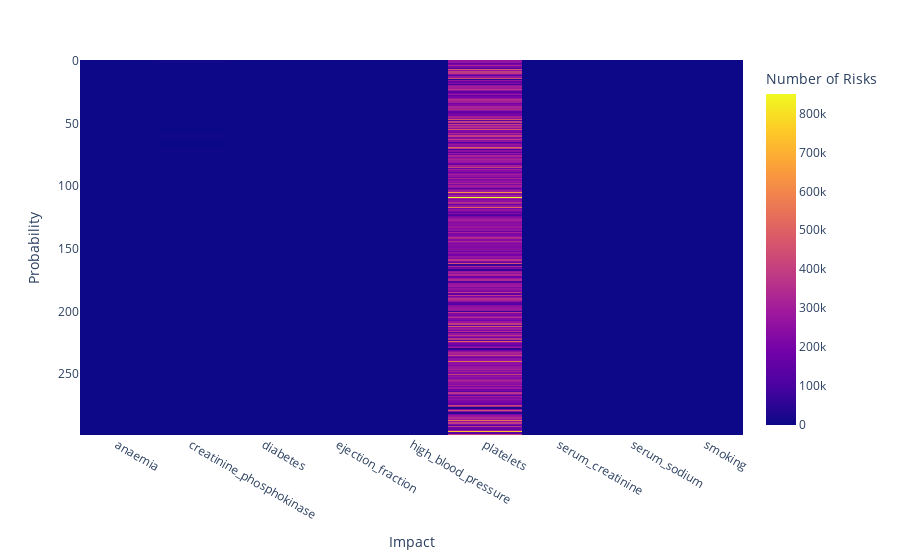

Here is the notebook cell this chart was saved with:
### Code cell
fig = px.imshow(list(df_dis.values),
                labels=dict(x="Impact", y="Probability", color="Number of Risks"),
                x = list(df_dis.columns),
                #y=list(df_dis.columns)
               )
fig.update_xaxes(side="bottom")

fig.show()

### Figure 1 — Plotly figure (JSON) as saved in the notebook; plotly's stock layout.template omitted (floating-point values rounded to 4 significant figures; data arrays with more than 128 entries replaced by an {"elided": "..."} marker saying what was removed)
{"data": [{"coloraxis": "coloraxis", "hovertemplate": "Impact: %{x}<br>Probability: %{y}<br>Number of Risks: %{z}<extra></extra>", "name": "0", "type": "heatmap", "x": ["anaemia", "creatinine_phosphokinase", "diabetes", "ejection_fraction", "high_blood_pressure", "platelets", "serum_creatinine", "serum_sodium", "smoking"], "xaxis": "x", "yaxis": "y", "z": {"elided": "299x9 float values"}}], "layout": {"coloraxis": {"colorbar": {"title": {"text": "Number of Risks"}}, "colorscale": [[0, "#0d0887"], [0.1111, "#46039f"], [0.2222, "#7201a8"], [0.3333, "#9c179e"], [0.4444, "#bd3786"], [0.5556, "#d8576b"], [0.6667, "#ed7953"], [0.7778, "#fb9f3a"], [0.8889, "#fdca26"], [1, "#f0f921"]]}, "margin": {"t": 60}, "xaxis": {"anchor": "y", "constrain": "domain", "domain": [0, 1], "scaleanchor": "y", "side": "bottom", "title": {"text": "Impact"}}, "yaxis": {"anchor": "x", "autorange": "reversed", "constrain": "domain", "domain": [0, 1], "title": {"text": "Probability"}}}}
